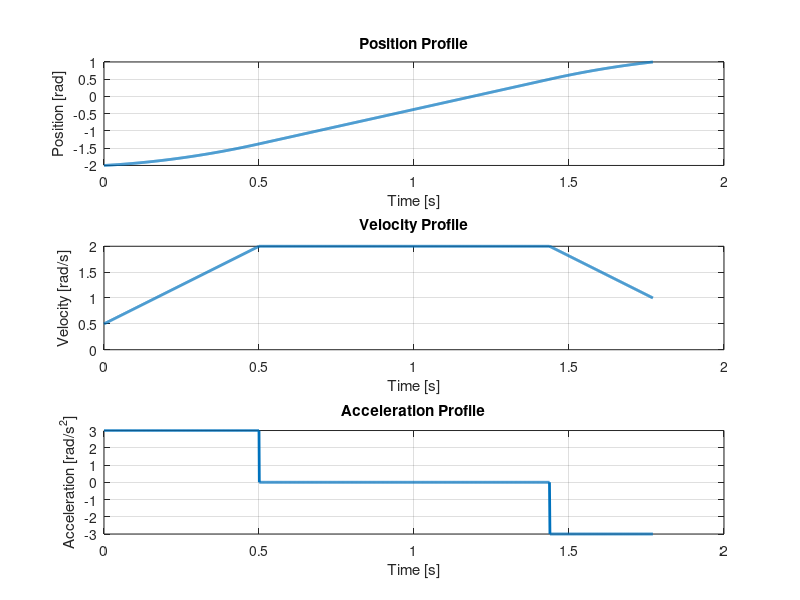

Reproduce this figure in MATLAB.
%% Time-Optimal Trajectory for a Robot Joint (Bang-Coast-Bang)
% Given parameters:
qi = -2;        % Initial position [rad]
qf = 1;         % Final position [rad]
vi = 0.5;       % Initial speed [rad/s]
vf = 1;         % Final speed [rad/s]
vmax = 2;       % Maximum speed [rad/s]
amax = 3;       % Maximum acceleration [rad/s^2]

% Compute durations of the acceleration and deceleration phases:
ta = (vmax - vi) / amax;        % Time to accelerate from vi to vmax
td = (vmax - vf) / amax;        % Time to decelerate from vmax to vf

% Compute distances covered during acceleration and deceleration:
dq_acc = (vmax^2 - vi^2) / (2 * amax);
dq_dec = (vmax^2 - vf^2) / (2 * amax);

% Total required displacement:
dq_total = qf - qi;

% Compute coast time:
t_coast = (dq_total - (dq_acc + dq_dec)) / vmax;

if t_coast < 0
    error('The given displacement is too short to reach vmax. Use a bang-bang solution.');
end

% Total time:
T = ta + t_coast + td;

% Display the computed times:
fprintf('Acceleration phase: ta = %.4f s\n', ta);
fprintf('Coast phase:        tc = %.4f s\n', t_coast);
fprintf('Deceleration phase: td = %.4f s\n', td);
fprintf('Total time:         T  = %.4f s\n', T);

%% Generate time vectors for each phase
dt = 0.001;  % time step for plotting

t1 = 0:dt:ta;                        % acceleration phase
t2 = (ta+dt):dt:(ta+t_coast);          % coast phase
t3 = (ta+t_coast+dt):dt:T;             % deceleration phase

%% Preallocate arrays for position, velocity, and acceleration
t_total = [t1, t2, t3];
q = zeros(size(t_total));
v = zeros(size(t_total));
a = zeros(size(t_total));

%% Phase 1: Acceleration (a = amax)
q1 = qi + vi*t1 + 0.5*amax*t1.^2;
v1 = vi + amax*t1;
a1 = amax * ones(size(t1));

%% Phase 2: Coast (a = 0, v = vmax)
q_start2 = qi + vi*ta + 0.5*amax*ta^2;  % Position at the end of phase 1
q2 = q_start2 + vmax*(t2 - ta);
v2 = vmax * ones(size(t2));
a2 = zeros(size(t2));

%% Phase 3: Deceleration (a = -amax)
t_dec = t3 - (ta + t_coast);   % time elapsed in deceleration phase
q_start3 = q_start2 + vmax*t_coast;  % Position at start of deceleration phase
q3 = q_start3 + vmax*t_dec - 0.5*amax*t_dec.^2;
v3 = vmax - amax*t_dec;
a3 = -amax * ones(size(t3));

%% Combine the phases
q = [q1, q2, q3];
v = [v1, v2, v3];
a = [a1, a2, a3];

%% Plot the profiles
figure;

subplot(3,1,1)
plot(t_total, q, 'LineWidth', 2)
xlabel('Time [s]')
ylabel('Position [rad]')
title('Position Profile')
grid on

subplot(3,1,2)
plot(t_total, v, 'LineWidth', 2)
xlabel('Time [s]')
ylabel('Velocity [rad/s]')
title('Velocity Profile')
grid on

subplot(3,1,3)
plot(t_total, a, 'LineWidth', 2)
xlabel('Time [s]')
ylabel('Acceleration [rad/s^2]')
title('Acceleration Profile')
grid on